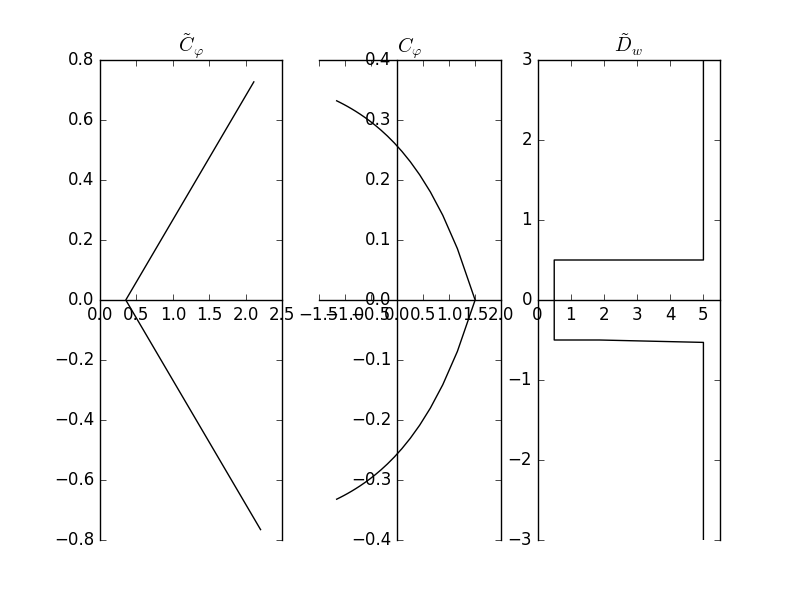

This chart was generated by the following Python code:
import numpy as np
import matplotlib.pyplot as plt
import math

# evenly sampled time at 200ms intervals
t = np.arange(-2, 2, 0.1)
q = 0.5
theta =1.5
phi = math.pi / 8

def sign(x):
	if x >= 0:
		return 1
	else:
		return -1

def real(t):
	return math.pow(q, theta)+math.fabs(t)*math.cos(phi*sign(t))

def imaginary(t):
	return math.fabs(t)*math.sin(phi*sign(t))

def modular(r, i):
	return math.hypot(r,i)

def argument(r,i):
	return math.atan2(i,r)

x = [real(ts) for ts in t]
y = [imaginary(ts) for ts in t]

fig = plt.figure()

ax = fig.add_subplot(1, 3, 1)

ax.spines['left'].set_position('zero')
ax.spines['bottom'].set_position('zero')
ax.set_title(r'$\tilde{C}_{\varphi}$')
# ax.axis([-2, 3, -1, 1])
ax.plot(x,y,color='black')

r = [math.log(modular(x[index], y[index]), q) for index in xrange(1, len(t))]
i = [argument(x[index], y[index]) for index in xrange(1, len(t))]

ax = fig.add_subplot(1,3,2)
ax.spines['left'].set_position('zero')
ax.spines['bottom'].set_position('zero')
ax.set_title(r'$C_{\varphi}$')
ax.axis([-1.5, 2, -0.4, 0.4])
ax.plot(r,i,color='black')

R = 5
d = 0.5

d1x = np.empty(100)
d1x.fill(R)
d1y = [-d-ns*0.03 for ns in xrange(100,0,-1)]

d2x = [0.5+ts*0.015 for ts in xrange(100,0,-1)]
d2y = np.empty(100)
d2y.fill(-d)

d3x = np.empty(100)
d3x.fill(0.5)
d3y = [-d+ns*0.01 for ns in xrange(0,100)]

d4x = [0.5+ns*0.015 for ns in xrange(0,100)]
d4y = np.empty(100)
d4y.fill(d)

d5x = np.empty(100)
d5x.fill(R)
d5y = [d + ns * 0.03 for ns in xrange(0,100)]

dx = np.empty(500)
dy = np.empty(500)

for ind in xrange(0,100):
	dx[ind] = d1x[ind]
	dy[ind] = d1y[ind]

for ind in xrange(100,200):
	dx[ind] = d2x[ind-100]
	dy[ind] = d2y[ind-100]

for ind in xrange(200,300):
	dx[ind] = d3x[ind-200]
	dy[ind] = d3y[ind-200]

for ind in xrange(300,400):
	dx[ind] = d4x[ind-300]
	dy[ind] = d4y[ind-300]

for ind in xrange(400,500):
	dx[ind] = d5x[ind-400]
	dy[ind] = d5y[ind-400]

ax = fig.add_subplot(1,3,3)
ax.spines['left'].set_position('zero')
ax.spines['bottom'].set_position('zero')
ax.set_title(r'${\tilde{D}_{w}}$')
ax.plot(dx, dy,color='black')
ax.axis([0,R+0.5,-3,3])

plt.show()
